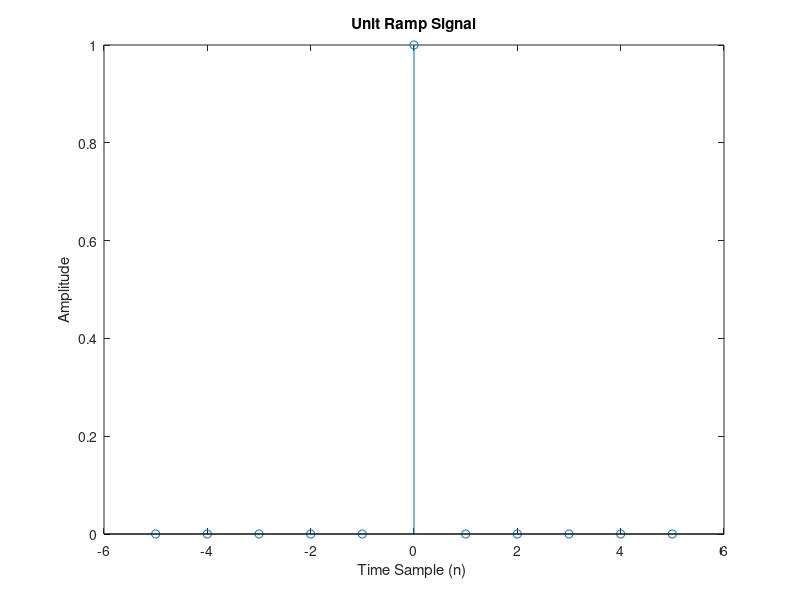

This chart was generated by the following MATLAB code:
range = input('Input range: ');%take 5 / [-5:5]
n = -range : range;
unitSample = (n==0).*1;

stem(n , unitSample);
xlabel('Time Sample (n) ');
ylabel('Amplitude');
title('Unit Ramp Signal');